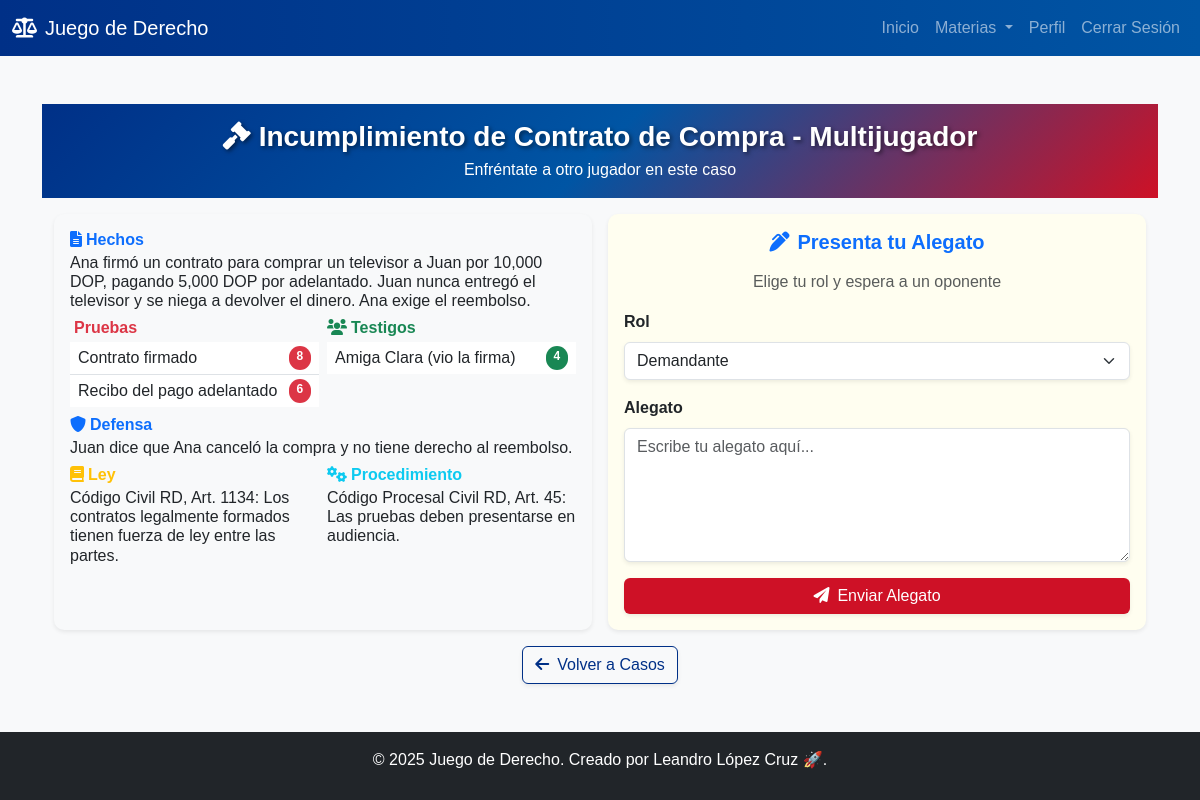
Screenshot of /caso/casos_civil/1/multi (signed in) with the database file from the repository.
### tables this page shows
CREATE TABLE casos_civil (
            id INTEGER PRIMARY KEY,
            titulo TEXT,
            hechos TEXT,
            pruebas TEXT,
            testigos TEXT,
            defensa TEXT,
            ley TEXT,
            procedimiento TEXT,
            condiciones_ganadoras TEXT
        , dificultad INTEGER DEFAULT 0);

### derecho2.py (the view)
    def wrap(*args, **kwargs):
        if 'user_id' not in session:
            flash("Por favor, inicia sesión primero.")
            return redirect(url_for('login'))
        return f(*args, **kwargs)

### derecho2.py (called while the page is built)
def login_required(f):
    def wrap(*args, **kwargs):
        if 'user_id' not in session:
            flash("Por favor, inicia sesión primero.")
            return redirect(url_for('login'))
        return f(*args, **kwargs)
    wrap.__name__ = f.__name__
    return wrap

### templates/casos_multi.html (shortened to what this page needs)
{% extends "base.html" %}
{% block content %}
<header class="py-3 text-white text-center position-relative overflow-hidden" style="background: linear-gradient(135deg, #003087 0%, #0055a4 50%, #CE1126 100%);">
    <div class="container position-relative z-1">
        <h1 class="fw-bold fs-3 mb-1" style="text-shadow: 2px 2px 4px rgba(0,0,0,0.5);">
            <i class="fas fa-gavel me-2"></i>{{ caso.titulo }} - Multijugador
        </h1>
        <p class="fs-6 mb-0">Enfréntate a otro jugador en este caso</p>
    </div>
    <div class="position-absolute top-0 start-0 w-100 h-100 opacity-10" style="background: url('https://www.transparenttextures.com/patterns/wood-pattern.png');"></div>
</header>
<div class="container my-3">
    <div class="row g-3">
        <div class="col-md-6">
            <div class="card shadow-sm border-0 h-100" style="background: #f8f9fa;">
                <div class="card-body p-3">
                    <div class="row g-2">
                        <div class="col-12">
                            <h5 class="text-primary fw-bold mb-1 fs-6"><i class="fas fa-file-alt me-1"></i>Hechos</h5>
                            <p class="text-dark mb-0 fs-6" style="line-height: 1.2;">{{ caso.hechos }}</p>
                        </div>
                        <div class="col-6">
                            <h5 class="text-danger fw-bold mb-1 fs-6">Pruebas</h5>
                            <ul class="list-group list-group-flush fs-6">
                                {% for prueba, peso in caso.pruebas.items() %}
                                <li class="list-group-item p-1 d-flex justify-content-between">
                                    <span>{{ prueba }}</span>
                                    <span class="badge bg-danger rounded-pill">{{ peso }}</span>
                                </li>
                                {% endfor %}
                            </ul>
                        </div>
                        <div class="col-6">
                            <h5 class="text-success fw-bold mb-1 fs-6"><i class="fas fa-users me-1"></i>Testigos</h5>
                            <ul class="list-group list-group-flush fs-6">
                                {% for testigo, peso in caso.testigos.items() %}
                                <li class="list-group-item p-1 d-flex justify-content-between">
                                    <span>{{ testigo }}</span>
                                    <span class="badge bg-success rounded-pill">{{ peso }}</span>
                                </li>
                                {% endfor %}
                            </ul>
                        </div>
                        <div class="col-12">
                            <h5 class="text-primary fw-bold mb-1 fs-6"><i class="fas fa-shield-alt me-1"></i>Defensa</h5>
                            <p class="text-dark mb-0 fs-6" style="line-height: 1.2;">{{ caso.defensa }}</p>
                        </div>
                        <div class="col-6">
                            <h5 class="text-warning fw-bold mb-1 fs-6"><i class="fas fa-book me-1"></i>Ley</h5>
                            <p class="text-dark mb-0 fs-6" style="line-height: 1.2;">{{ caso.ley }}</p>
                        </div>
                        <div class="col-6">
                            <h5 class="text-info fw-bold mb-1 fs-6"><i class="fas fa-cogs me-1"></i>Procedimiento</h5>
                            <p class="text-dark mb-0 fs-6" style="line-height: 1.2;">{{ caso.procedimiento }}</p>
                        </div>
                    </div>
                </div>
            </div>
        </div>
        <div class="col-md-6">
            <div class="card shadow-sm border-0 h-100">
                <div class="card-body p-3">
                    {% if resultado %}
                    <div class="alert alert-info h-100 d-flex flex-column justify-content-center p-3" role="alert">
                        <h4 class="alert-heading fw-bold text-info fs-5 mb-2">
                            <i class="fas fa-check-circle me-2"></i>Resultado
                        </h4>
                        <p class="fs-6 mb-0" style="white-space: pre-wrap;">{{ resultado | safe }}</p>
                    </div>
                    {% else %}
                    <h3 class="text-center fw-bold mb-3 text-primary fs-5">
                        <i class="fas fa-pen-alt me-2"></i>Presenta tu Alegato
                    </h3>
                    <p class="text-center text-muted fs-6">
                        {% if fiscal_id and defensor_id %}
                        Ambos roles ocupados, esperando evaluación...
                        {% elif fiscal_id %}
                        Esperando {{ rol2 }}...
                        {% elif defensor_id %}
                        Esperando {{ rol1 }}...
                        {% else %}
                        Elige tu rol y espera a un oponente
                        {% endif %}
                    </p>
                    <form method="POST">
                        <div class="mb-3">
                            <label for="rol" class="form-label fw-bold text-dark fs-6">Rol</label>
                            <select name="rol" id="rol" class="form-select shadow-sm" required>
                                {% if not fiscal_id %}
                                <option value="{{ rol1 }}">{{ rol1 }}</option>
                                {% elif not defensor_id %}
                                <option value="{{ rol2 }}">{{ rol2 }}</option>
                                {% endif %}
                            </select>
                        </div>
                        <div class="mb-3">
                            <label for="argumento" class="form-label fw-bold text-dark fs-6">Alegato</label>
                            <textarea name="argumento" id="argumento" class="form-control shadow-sm" rows="5" required placeholder="Escribe tu alegato aquí..."></textarea>
                        </div>
                        <button type="submit" class="btn btn-primary w-100 shadow-sm" style="background: #CE1126; border: none; transition: background 0.3s;">
                            <i class="fas fa-paper-plane me-2"></i>Enviar Alegato
                        </button>
                    </form>
                    {% endif %}
                </div>
            </div>
        </div>
    </div>
    <div class="text-center mt-3">
        <a href="{{ url_for(endpoint) }}" class="btn btn-outline-secondary shadow-sm" style="border-color: #003087; color: #003087; transition: all 0.3s;">
            <i class="fas fa-arrow-left me-2"></i>Volver a Casos
        </a>
    </div>
</div>
{% endblock %}

### static/style.css (style rules this page uses)
body { font-family: 'Arial', sans-serif; background: url('https://www.transparenttextures.com/patterns/paper-fibers.png') repeat; background-color: #f8f9fa; }
.card { box-shadow: 0 4px 8px rgba(0,0,0,0.1); border-radius: 10px; transition: transform 0.3s; border: 1px solid #d3c8a0; background-color: #fffef0; }
.btn-primary { transition: all 0.3s; background-color: #003087; border-color: #003087; }

### templates/casos_multi.html (style rules this page uses)
.card-body { padding: 1rem !important; }
.list-group-item { padding: 0.25rem 0.5rem !important; }

### rows the page displays
casos_civil: titulo "Incumplimiento de Contrato de Compra", hechos "Ana firmó un contrato para comprar un televisor a Juan por 10,000 DOP, pagando 5,000 DOP por adelantado. Juan nunca entregó el televisor y se niega a devolver el dinero. Ana exige el reembolso.", defensa "Juan dice que Ana canceló la compra y no tiene derecho al reembolso.", ley "Código Civil RD, Art. 1134: Los contratos legalmente formados tienen fuerza de ley entre las partes.", procedimiento "Código Procesal Civil RD, Art. 45: Las pruebas deben presentarse en audiencia."

### other values shown
{{ prueba }} "Contrato firmado" "Recibo del pago adelantado"
{{ peso }} "8" "6"
{{ testigo }} "Amiga Clara (vio la firma)"
{{ peso }} "4"
form field rol "Demandante"
